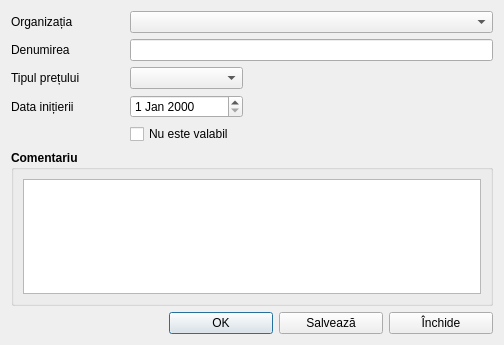
<?xml version="1.0" encoding="UTF-8"?>
<ui version="4.0">
 <class>CatContracts</class>
 <widget class="QDialog" name="CatContracts">
  <property name="geometry">
   <rect>
    <x>0</x>
    <y>0</y>
    <width>504</width>
    <height>345</height>
   </rect>
  </property>
  <property name="font">
   <font>
    <family>Segoe UI</family>
   </font>
  </property>
  <property name="windowTitle">
   <string>Dialog</string>
  </property>
  <layout class="QGridLayout" name="gridLayout_2">
   <item row="2" column="0">
    <widget class="QLabel" name="label_4">
     <property name="text">
      <string>Tipul prețului</string>
     </property>
    </widget>
   </item>
   <item row="3" column="1">
    <widget class="QDateEdit" name="dateInit"/>
   </item>
   <item row="3" column="0">
    <widget class="QLabel" name="label_3">
     <property name="text">
      <string>Data inițierii</string>
     </property>
    </widget>
   </item>
   <item row="0" column="0">
    <widget class="QLabel" name="label">
     <property name="text">
      <string>Organizația</string>
     </property>
    </widget>
   </item>
   <item row="1" column="0">
    <widget class="QLabel" name="label_2">
     <property name="text">
      <string>Denumirea</string>
     </property>
    </widget>
   </item>
   <item row="1" column="1" colspan="3">
    <widget class="QLineEdit" name="editName"/>
   </item>
   <item row="0" column="1" colspan="3">
    <widget class="QComboBox" name="comboOrganizations"/>
   </item>
   <item row="4" column="1">
    <widget class="QCheckBox" name="checkBoxNotValid">
     <property name="text">
      <string>Nu este valabil</string>
     </property>
    </widget>
   </item>
   <item row="3" column="2" colspan="2">
    <spacer name="horizontalSpacer">
     <property name="orientation">
      <enum>Qt::Horizontal</enum>
     </property>
     <property name="sizeHint" stdset="0">
      <size>
       <width>244</width>
       <height>20</height>
      </size>
     </property>
    </spacer>
   </item>
   <item row="4" column="0">
    <spacer name="horizontalSpacer_2">
     <property name="orientation">
      <enum>Qt::Horizontal</enum>
     </property>
     <property name="sizeType">
      <enum>QSizePolicy::Fixed</enum>
     </property>
     <property name="sizeHint" stdset="0">
      <size>
       <width>100</width>
       <height>20</height>
      </size>
     </property>
    </spacer>
   </item>
   <item row="5" column="0" colspan="4">
    <widget class="QGroupBox" name="groupBox">
     <property name="font">
      <font>
       <family>Segoe UI</family>
       <bold>true</bold>
      </font>
     </property>
     <property name="title">
      <string>Comentariu</string>
     </property>
     <layout class="QGridLayout" name="gridLayout">
      <item row="0" column="0">
       <widget class="QPlainTextEdit" name="editComment">
        <property name="font">
         <font>
          <family>Segoe UI</family>
          <bold>false</bold>
         </font>
        </property>
       </widget>
      </item>
     </layout>
    </widget>
   </item>
   <item row="6" column="0" colspan="4">
    <layout class="QHBoxLayout" name="horizontalLayout">
     <item>
      <spacer name="horizontalSpacer_4">
       <property name="orientation">
        <enum>Qt::Horizontal</enum>
       </property>
       <property name="sizeHint" stdset="0">
        <size>
         <width>40</width>
         <height>20</height>
        </size>
       </property>
      </spacer>
     </item>
     <item>
      <widget class="QPushButton" name="btnOK">
       <property name="minimumSize">
        <size>
         <width>104</width>
         <height>0</height>
        </size>
       </property>
       <property name="text">
        <string>OK</string>
       </property>
       <property name="icon">
        <iconset resource="../resources/resource.qrc">
         <normaloff>:/img/accept_button.png</normaloff>:/img/accept_button.png</iconset>
       </property>
      </widget>
     </item>
     <item>
      <widget class="QPushButton" name="btnWrite">
       <property name="minimumSize">
        <size>
         <width>104</width>
         <height>0</height>
        </size>
       </property>
       <property name="text">
        <string>Salvează</string>
       </property>
       <property name="icon">
        <iconset resource="../resources/resource.qrc">
         <normaloff>:/img/save.png</normaloff>:/img/save.png</iconset>
       </property>
      </widget>
     </item>
     <item>
      <widget class="QPushButton" name="btnClose">
       <property name="minimumSize">
        <size>
         <width>104</width>
         <height>0</height>
        </size>
       </property>
       <property name="text">
        <string>Închide</string>
       </property>
       <property name="icon">
        <iconset resource="../resources/resource.qrc">
         <normaloff>:/img/close_x32.png</normaloff>:/img/close_x32.png</iconset>
       </property>
      </widget>
     </item>
    </layout>
   </item>
   <item row="4" column="2" colspan="2">
    <spacer name="horizontalSpacer_3">
     <property name="orientation">
      <enum>Qt::Horizontal</enum>
     </property>
     <property name="sizeHint" stdset="0">
      <size>
       <width>244</width>
       <height>20</height>
      </size>
     </property>
    </spacer>
   </item>
   <item row="2" column="1">
    <widget class="QComboBox" name="comboTypesPrices"/>
   </item>
   <item row="2" column="2" colspan="2">
    <spacer name="horizontalSpacer_5">
     <property name="orientation">
      <enum>Qt::Horizontal</enum>
     </property>
     <property name="sizeType">
      <enum>QSizePolicy::Expanding</enum>
     </property>
     <property name="sizeHint" stdset="0">
      <size>
       <width>40</width>
       <height>20</height>
      </size>
     </property>
    </spacer>
   </item>
  </layout>
 </widget>
 <tabstops>
  <tabstop>comboOrganizations</tabstop>
  <tabstop>editName</tabstop>
  <tabstop>dateInit</tabstop>
  <tabstop>checkBoxNotValid</tabstop>
  <tabstop>btnOK</tabstop>
  <tabstop>btnWrite</tabstop>
  <tabstop>btnClose</tabstop>
  <tabstop>editComment</tabstop>
 </tabstops>
 <resources>
  <include location="../resources/resource.qrc"/>
 </resources>
 <connections/>
</ui>
